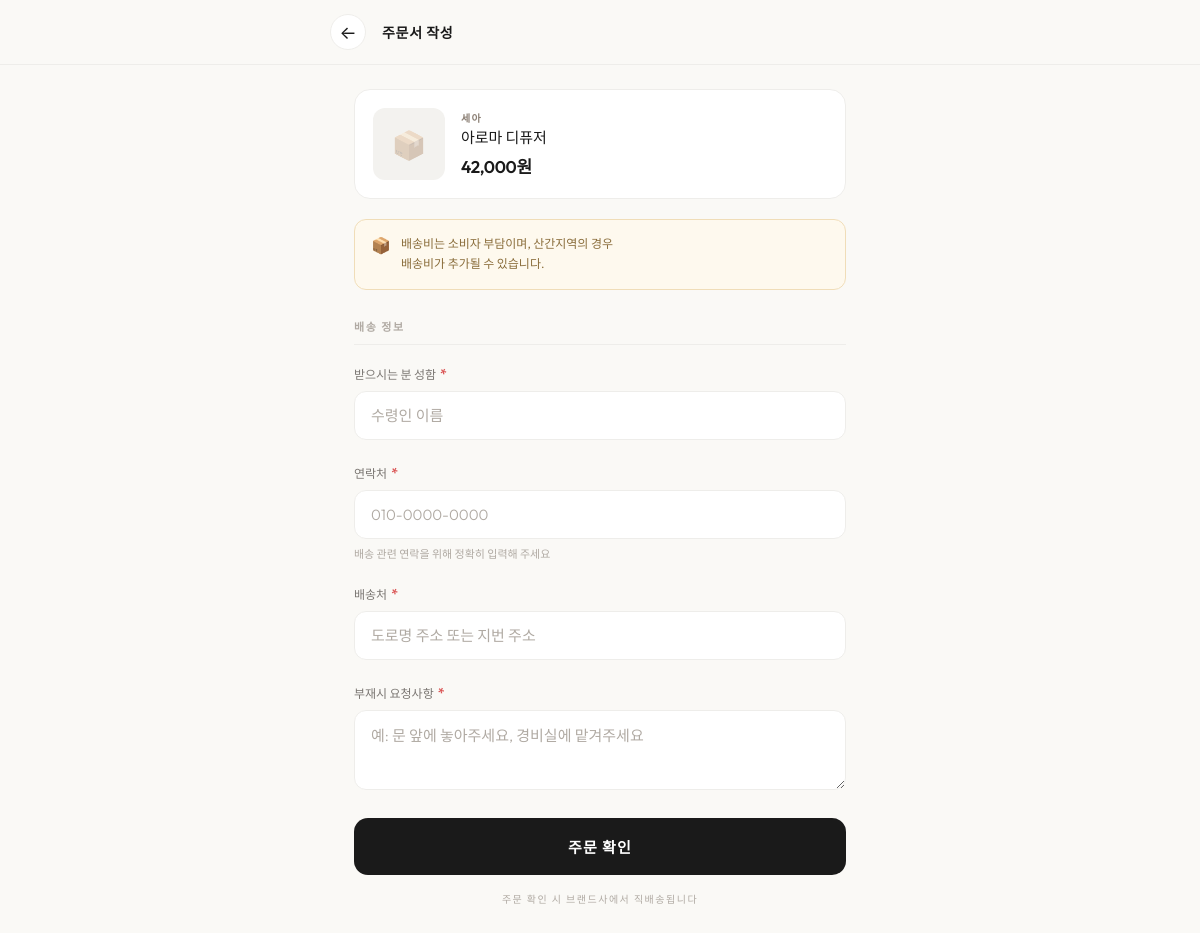
The app's page /shop/14817f76-b0a/order/2 with its own data.
### tables this page shows
CREATE TABLE products (
            id INTEGER PRIMARY KEY AUTOINCREMENT,
            brand_name TEXT, product_name TEXT, price INTEGER,
            qr_code_id TEXT UNIQUE, owner_id INTEGER,
            room_category TEXT DEFAULT 'living_room',
            description TEXT, image_url TEXT,
            created_at TIMESTAMP DEFAULT CURRENT_TIMESTAMP
        );

### checkout_server.py (the view)
@app.get("/shop/{qr_code_id}/order/{product_id}", response_class=HTMLResponse)
async def order_form(request: Request, qr_code_id: str, product_id: int):
    conn = get_db_connection()
    product = _fetch_one(
        conn,
        "SELECT * FROM products WHERE id = %s",
        "SELECT * FROM products WHERE id = ?",
        (product_id,)
    )
    conn.close()
    if not product:
        return HTMLResponse(content="<h1>제품을 찾을 수 없습니다</h1>", status_code=404)
    return templates.TemplateResponse(
        request=request,
        name="order_form.html",
        context={
            "product": product,
            "qr_code_id": qr_code_id,
        }
    )

### templates/order_form.html (shortened to what this page needs)
<!DOCTYPE html>
<html lang="ko">
<head>
</head>
<body>
    <nav class="order-nav">
        <div class="order-nav-inner">
            <a href="/shop/{{ qr_code_id }}/product/{{ product.id }}" class="back-btn" id="back-to-product">←</a>
            <span class="nav-title">주문서 작성</span>
        </div>
    </nav>
    <section class="order-summary fade-in">
        <div class="summary-card">
            <div class="summary-img">
                {% if product.image_url %}
                    <img alt="{{ product.product_name }}">
                {% else %}
                    <span class="ph">📦</span>
                {% endif %}
            </div>
            <div class="summary-info">
                <div class="summary-brand">{{ product.brand_name }}</div>
                <div class="summary-name">{{ product.product_name }}</div>
                <div class="summary-price">{{ "{:,}".format(product.price) }}원</div>
            </div>
        </div>
    </section>
    <section class="shipping-notice fade-in delay-1">
        <div class="shipping-notice-card">
            <span class="shipping-notice-icon">📦</span>
            <p class="shipping-notice-text">
                배송비는 소비자 부담이며, 산간지역의 경우<br>
                배송비가 추가될 수 있습니다.
            </p>
        </div>
    </section>
    <section class="order-form-wrap fade-in delay-2">
        <div class="form-section-title">배송 정보</div>
        <form action="/shop/{{ qr_code_id }}/order" method="post" id="order-form">
            <div class="form-group">
                <label class="form-label" for="customer_name">
                    받으시는 분 성함 <span class="required">*</span>
                </label>
                <input type="text" name="customer_name" id="customer_name"
                       class="form-input" placeholder="수령인 이름" required>
            </div>
            <div class="form-group">
                <label class="form-label" for="phone_number">
                    연락처 <span class="required">*</span>
                </label>
                <input type="tel" name="phone_number" id="phone_number"
                       class="form-input" placeholder="010-0000-0000" required
                       pattern="[0-9]{2,3}-[0-9]{3,4}-[0-9]{4}"
                       title="연락처 형식: 010-0000-0000">
                <p class="form-hint">배송 관련 연락을 위해 정확히 입력해 주세요</p>
            </div>
            <div class="form-group">
                <label class="form-label" for="shipping_address">
                    배송처 <span class="required">*</span>
                </label>
                <input type="text" name="shipping_address" id="shipping_address"
                       class="form-input" placeholder="도로명 주소 또는 지번 주소" required>
            </div>
            <div class="form-group">
                <label class="form-label" for="delivery_note">
                    부재시 요청사항 <span class="required">*</span>
                </label>
                <textarea name="delivery_note" id="delivery_note"
                          class="form-input textarea"
                          placeholder="예: 문 앞에 놓아주세요, 경비실에 맡겨주세요" required></textarea>
            </div>
            <div class="submit-section">
                <button type="submit" class="submit-btn" id="submit-order">
                    주문 확인
                </button>
                <p class="submit-sub">주문 확인 시 브랜드사에서 직배송됩니다</p>
            </div>
        </form>
    </section>
</body>
</html>

### templates/order_form.html (style rules this page uses)
*, *::before, *::after { box-sizing: border-box; margin: 0; padding: 0; }
:root { --bg: #FAF9F6; --bg-card: #FFFFFF; --text-primary: #1A1A1A; --text-secondary: #7A7672; --text-muted: #B0AAA3; --accent: #B0A295; --accent-dark: #8A7E73; --border: #EEEDEA; --border-focus: #1A1A1A; --error: #D94F4F; --warning-bg: #FEF9EE; --warning-border: #F0DDB8; --warning-text: #8A6D3B; }
body { font-family: 'Outfit', -apple-system, sans-serif; background: var(--bg); color: var(--text-primary); -webkit-font-smoothing: antialiased; min-height: 100vh; }
.order-nav { position: sticky; top: 0; z-index: 100; background: rgba(250, 249, 246, 0.92); backdrop-filter: blur(20px); -webkit-backdrop-filter: blur(20px); border-bottom: 1px solid var(--border); padding: 14px 20px; }
.order-nav-inner { max-width: 540px; margin: 0 auto; display: flex; align-items: center; gap: 16px; }
.back-btn { display: flex; align-items: center; justify-content: center; width: 36px; height: 36px; border-radius: 50%; background: var(--bg-card); border: 1px solid var(--border); text-decoration: none; color: var(--text-primary); font-size: 18px; transition: all 0.3s; flex-shrink: 0; }
.nav-title { font-size: 14px; font-weight: 600; letter-spacing: 0.05em; }
.order-summary { max-width: 540px; margin: 0 auto; padding: 24px 24px 0; }
.summary-card { display: flex; gap: 16px; padding: 18px; background: var(--bg-card); border-radius: 16px; border: 1px solid var(--border); }
.summary-img { width: 72px; height: 72px; border-radius: 12px; background: #F3F2EF; overflow: hidden; flex-shrink: 0; display: flex; align-items: center; justify-content: center; }
.summary-img .ph { font-size: 28px; opacity: 0.3; }
.summary-info { flex: 1; display: flex; flex-direction: column; justify-content: center; }
.summary-brand { font-size: 10px; font-weight: 600; color: var(--accent-dark); letter-spacing: 0.12em; text-transform: uppercase; margin-bottom: 3px; }
.summary-name { font-size: 15px; font-weight: 500; margin-bottom: 6px; line-height: 1.3; }
.summary-price { font-size: 17px; font-weight: 600; letter-spacing: -0.02em; }
.shipping-notice { max-width: 540px; margin: 20px auto 0; padding: 0 24px; }
.shipping-notice-card { display: flex; align-items: flex-start; gap: 10px; padding: 14px 16px; background: var(--warning-bg); border: 1px solid var(--warning-border); border-radius: 12px; }
.shipping-notice-icon { font-size: 16px; flex-shrink: 0; margin-top: 1px; }
.shipping-notice-text { font-size: 12px; color: var(--warning-text); line-height: 1.7; font-weight: 400; word-break: keep-all; }
.order-form-wrap { max-width: 540px; margin: 0 auto; padding: 28px 24px 40px; }
.form-section-title { font-size: 11px; font-weight: 600; letter-spacing: 0.15em; text-transform: uppercase; color: var(--text-muted); margin-bottom: 20px; padding-bottom: 10px; border-bottom: 1px solid var(--border); }
.form-group { margin-bottom: 24px; }
.form-label { display: flex; align-items: center; gap: 4px; font-size: 12px; font-weight: 500; color: var(--text-secondary); margin-bottom: 8px; }
.form-label .required { color: var(--error); font-size: 14px; }
.form-input { width: 100%; padding: 14px 16px; background: var(--bg-card); border: 1.5px solid var(--border); border-radius: 12px; font-family: 'Outfit', sans-serif; font-size: 15px; font-weight: 400; color: var(--text-primary); transition: all 0.25s ease; outline: none; }
.form-input::placeholder { color: var(--text-muted); font-weight: 300; }
.form-input.textarea { resize: vertical; min-height: 80px; line-height: 1.5; }
.form-hint { font-size: 11px; color: var(--text-muted); margin-top: 6px; font-weight: 300; }
.submit-section { margin-top: 8px; }
.submit-btn { display: block; width: 100%; padding: 18px; background: var(--text-primary); color: white; border: none; border-radius: 14px; font-family: 'Outfit', sans-serif; font-size: 15px; font-weight: 600; letter-spacing: 0.08em; cursor: pointer; transition: all 0.3s cubic-bezier(0.4, 0, 0.2, 1); }
.submit-sub { text-align: center; margin-top: 16px; font-size: 10px; color: var(--text-muted); letter-spacing: 0.15em; text-transform: uppercase; }
.fade-in { opacity: 0; transform: translateY(16px); animation: fadeIn 0.5s ease forwards; }
.delay-1 { animation-delay: 0.08s; }
.delay-2 { animation-delay: 0.16s; }

### records on screen
products: brand_name "세아", product_name "아로마 디퓨저", price "42,000"
